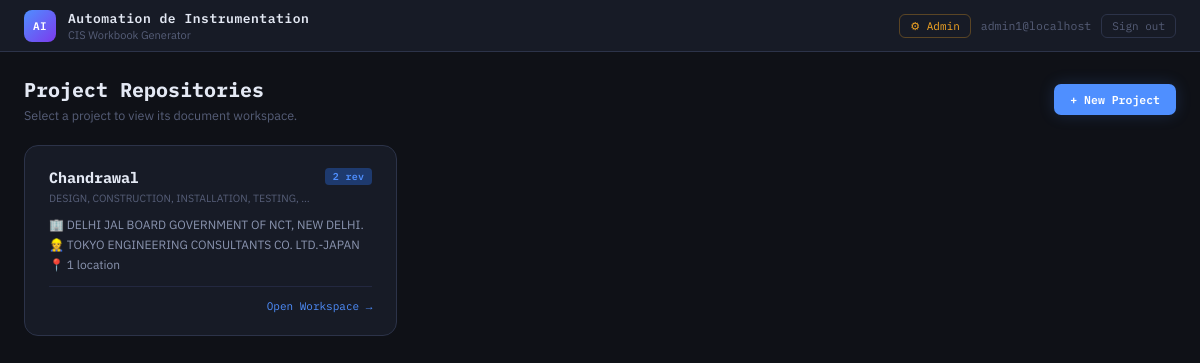
Page / (signed in) on the earlier database version.
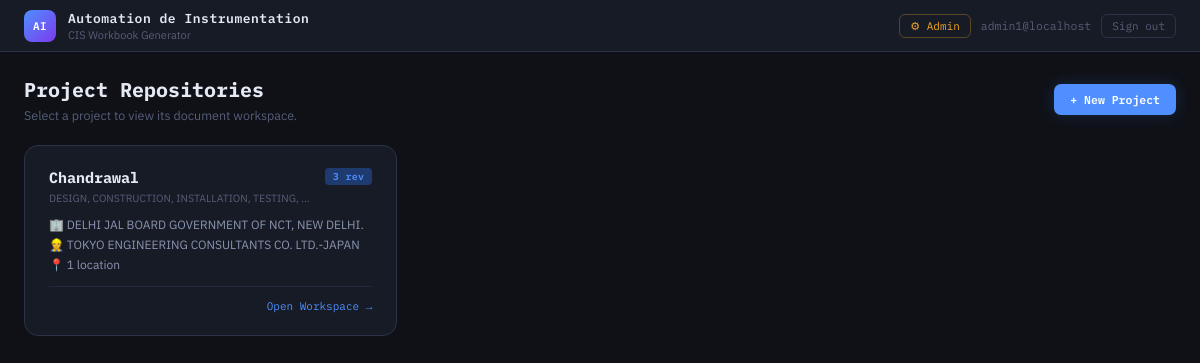
Same page on the later database version.
### models.py (models this page shows, shortened)
class Project(db.Model):
    __tablename__ = "projects"
    id         = db.Column(db.Integer,     primary_key=True)
    name       = db.Column(db.String(150), unique=True, nullable=False)
    nickname   = db.Column(db.String(40),  nullable=True)   # short display name
    client     = db.Column(db.String(150), nullable=False)
    consultant = db.Column(db.String(150), nullable=True)
    location   = db.Column(db.String(150), nullable=True)   # legacy field — kept for old rows
    created_at = db.Column(db.DateTime,    default=lambda: datetime.now(timezone.utc))
    locations = db.relationship(
        "ProjectLocation",
        backref="project",
        lazy=True,
        cascade="all, delete-orphan",
        order_by="ProjectLocation.name",
    )
    revisions = db.relationship(
        "DocumentRevision",
        backref="project",
        lazy=True,
        cascade="all, delete-orphan",
    )
    @property
    def display_name(self) -> str:
        return self.nickname.strip() if self.nickname and self.nickname.strip() else self.name

### app.py (the view)
@cis_bp.route("/")
@login_required
def index():
    projects = Project.query.order_by(Project.created_at.desc()).all()
    return render_template("project_list.html", projects=projects)

### models.py (called while the page is built)
    @property
    def is_admin(self) -> bool:
        return self.role == "admin"

### templates/project_list.html (shortened to what the changed rows need)
<!DOCTYPE html>
<html lang="en">
<head>
  <link rel="stylesheet" href="{{ url_for('static', filename='style.css') }}" />
</head>
<body>
<div class="page-wrap">
  {% if projects %}
  <div style="display:grid;grid-template-columns:repeat(auto-fill,minmax(300px,1fr));gap:16px">
    {% for p in projects %}
    <a class="d-card"
         href="{{ url_for('cis.project_dashboard', project_id=p.id) }}"
         style="display:block;cursor:pointer;transition:border-color .2s;text-decoration:none"
         onmouseover="this.style.borderColor='var(--accent)'"
         onmouseout="this.style.borderColor='var(--border)'">
      <div style="display:flex;align-items:flex-start;justify-content:space-between;gap:10px;margin-bottom:12px">
        <div style="min-width:0">
          <div style="font-family:var(--mono);font-size:15px;font-weight:700;
                      color:var(--text);line-height:1.3;word-break:break-word">
            {{ p.display_name }}
          </div>
          {% if p.nickname %}
          <div style="font-size:10.5px;color:var(--text-3);margin-top:3px;
                      white-space:nowrap;overflow:hidden;text-overflow:ellipsis"
               title="{{ p.name }}">
            {{ p.name }}
          </div>
          {% endif %}
        </div>
        <span class="tag tag-blue" style="flex-shrink:0">{{ p.revisions|length }} rev</span>
      </div>
      <div style="font-size:12px;color:var(--text-2);display:flex;flex-direction:column;gap:5px">
        <span>&#127970; {{ p.client }}</span>
        {% if p.consultant %}
          <span>&#128119; {{ p.consultant }}</span>
        {% endif %}
        <span>&#128205;
          {% if p.locations %}
            {{ p.locations|length }} location{{ 's' if p.locations|length != 1 else '' }}
          {% else %}
            <span style="color:var(--red)">No locations &mdash; contact Admin</span>
          {% endif %}
        </span>
      </div>
      <div style="margin-top:14px;padding-top:12px;border-top:1px solid var(--border-soft);
                  display:flex;justify-content:flex-end">
        <span style="font-family:var(--mono);font-size:11px;color:var(--accent)">
          Open Workspace &rarr;
        </span>
      </div>
    </a>
    {% endfor %}
  </div>
  {% endif %}
</div>
</body>
</html>

Differences in the rows shown:
changed Project "Chandrawal": revisions|length "2" → "3"
